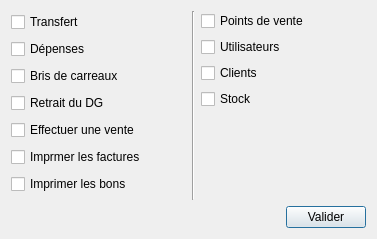
<?xml version="1.0" encoding="UTF-8"?>
<ui version="4.0">
 <class>Droits</class>
 <widget class="QDialog" name="Droits">
  <property name="geometry">
   <rect>
    <x>0</x>
    <y>0</y>
    <width>377</width>
    <height>239</height>
   </rect>
  </property>
  <property name="windowTitle">
   <string>Droits de l'utilisateur</string>
  </property>
  <layout class="QVBoxLayout" name="verticalLayout_3">
   <item>
    <layout class="QHBoxLayout" name="horizontalLayout_13">
     <item>
      <layout class="QVBoxLayout" name="verticalLayout">
       <item>
        <layout class="QHBoxLayout" name="horizontalLayout">
         <item>
          <widget class="QCheckBox" name="droit_transfert">
           <property name="text">
            <string>Transfert</string>
           </property>
          </widget>
         </item>
         <item>
          <spacer name="horizontalSpacer">
           <property name="orientation">
            <enum>Qt::Horizontal</enum>
           </property>
           <property name="sizeHint" stdset="0">
            <size>
             <width>40</width>
             <height>20</height>
            </size>
           </property>
          </spacer>
         </item>
        </layout>
       </item>
       <item>
        <layout class="QHBoxLayout" name="horizontalLayout_4">
         <item>
          <widget class="QCheckBox" name="droit_depenses">
           <property name="text">
            <string>Dépenses</string>
           </property>
          </widget>
         </item>
         <item>
          <spacer name="horizontalSpacer_2">
           <property name="orientation">
            <enum>Qt::Horizontal</enum>
           </property>
           <property name="sizeHint" stdset="0">
            <size>
             <width>40</width>
             <height>20</height>
            </size>
           </property>
          </spacer>
         </item>
        </layout>
       </item>
       <item>
        <layout class="QHBoxLayout" name="horizontalLayout_3">
         <item>
          <widget class="QCheckBox" name="droit_bris">
           <property name="text">
            <string>Bris de carreaux</string>
           </property>
          </widget>
         </item>
         <item>
          <spacer name="horizontalSpacer_3">
           <property name="orientation">
            <enum>Qt::Horizontal</enum>
           </property>
           <property name="sizeHint" stdset="0">
            <size>
             <width>40</width>
             <height>20</height>
            </size>
           </property>
          </spacer>
         </item>
        </layout>
       </item>
       <item>
        <layout class="QHBoxLayout" name="horizontalLayout_2">
         <item>
          <widget class="QCheckBox" name="droit_retrait">
           <property name="text">
            <string>Retrait du DG</string>
           </property>
          </widget>
         </item>
         <item>
          <spacer name="horizontalSpacer_4">
           <property name="orientation">
            <enum>Qt::Horizontal</enum>
           </property>
           <property name="sizeHint" stdset="0">
            <size>
             <width>40</width>
             <height>20</height>
            </size>
           </property>
          </spacer>
         </item>
        </layout>
       </item>
       <item>
        <layout class="QHBoxLayout" name="horizontalLayout_9">
         <item>
          <widget class="QCheckBox" name="droit_vente">
           <property name="text">
            <string>Effectuer une vente</string>
           </property>
          </widget>
         </item>
         <item>
          <spacer name="horizontalSpacer_10">
           <property name="orientation">
            <enum>Qt::Horizontal</enum>
           </property>
           <property name="sizeHint" stdset="0">
            <size>
             <width>40</width>
             <height>20</height>
            </size>
           </property>
          </spacer>
         </item>
        </layout>
       </item>
       <item>
        <layout class="QHBoxLayout" name="horizontalLayout_11">
         <item>
          <widget class="QCheckBox" name="droit_print_facture">
           <property name="text">
            <string>Imprmer les factures</string>
           </property>
          </widget>
         </item>
         <item>
          <spacer name="horizontalSpacer_11">
           <property name="orientation">
            <enum>Qt::Horizontal</enum>
           </property>
           <property name="sizeHint" stdset="0">
            <size>
             <width>40</width>
             <height>20</height>
            </size>
           </property>
          </spacer>
         </item>
        </layout>
       </item>
       <item>
        <layout class="QHBoxLayout" name="horizontalLayout_12">
         <item>
          <widget class="QCheckBox" name="droit_print_bon">
           <property name="text">
            <string>Imprimer les bons</string>
           </property>
          </widget>
         </item>
         <item>
          <spacer name="horizontalSpacer_12">
           <property name="orientation">
            <enum>Qt::Horizontal</enum>
           </property>
           <property name="sizeHint" stdset="0">
            <size>
             <width>40</width>
             <height>20</height>
            </size>
           </property>
          </spacer>
         </item>
        </layout>
       </item>
      </layout>
     </item>
     <item>
      <widget class="Line" name="line">
       <property name="orientation">
        <enum>Qt::Vertical</enum>
       </property>
      </widget>
     </item>
     <item>
      <layout class="QVBoxLayout" name="verticalLayout_2">
       <item>
        <layout class="QHBoxLayout" name="horizontalLayout_8">
         <item>
          <widget class="QCheckBox" name="droit_point_vente">
           <property name="text">
            <string>Points de vente</string>
           </property>
          </widget>
         </item>
         <item>
          <spacer name="horizontalSpacer_5">
           <property name="orientation">
            <enum>Qt::Horizontal</enum>
           </property>
           <property name="sizeHint" stdset="0">
            <size>
             <width>40</width>
             <height>20</height>
            </size>
           </property>
          </spacer>
         </item>
        </layout>
       </item>
       <item>
        <layout class="QHBoxLayout" name="horizontalLayout_7">
         <item>
          <widget class="QCheckBox" name="droit_utilisateurs">
           <property name="text">
            <string>Utilisateurs</string>
           </property>
          </widget>
         </item>
         <item>
          <spacer name="horizontalSpacer_6">
           <property name="orientation">
            <enum>Qt::Horizontal</enum>
           </property>
           <property name="sizeHint" stdset="0">
            <size>
             <width>40</width>
             <height>20</height>
            </size>
           </property>
          </spacer>
         </item>
        </layout>
       </item>
       <item>
        <layout class="QHBoxLayout" name="horizontalLayout_6">
         <item>
          <widget class="QCheckBox" name="droit_clients">
           <property name="text">
            <string>Clients</string>
           </property>
          </widget>
         </item>
         <item>
          <spacer name="horizontalSpacer_7">
           <property name="orientation">
            <enum>Qt::Horizontal</enum>
           </property>
           <property name="sizeHint" stdset="0">
            <size>
             <width>40</width>
             <height>20</height>
            </size>
           </property>
          </spacer>
         </item>
        </layout>
       </item>
       <item>
        <layout class="QHBoxLayout" name="horizontalLayout_5">
         <item>
          <widget class="QCheckBox" name="droit_stock">
           <property name="text">
            <string>Stock</string>
           </property>
          </widget>
         </item>
         <item>
          <spacer name="horizontalSpacer_8">
           <property name="orientation">
            <enum>Qt::Horizontal</enum>
           </property>
           <property name="sizeHint" stdset="0">
            <size>
             <width>40</width>
             <height>20</height>
            </size>
           </property>
          </spacer>
         </item>
        </layout>
       </item>
       <item>
        <spacer name="verticalSpacer">
         <property name="orientation">
          <enum>Qt::Vertical</enum>
         </property>
         <property name="sizeHint" stdset="0">
          <size>
           <width>20</width>
           <height>40</height>
          </size>
         </property>
        </spacer>
       </item>
      </layout>
     </item>
    </layout>
   </item>
   <item>
    <layout class="QHBoxLayout" name="horizontalLayout_10">
     <item>
      <spacer name="horizontalSpacer_9">
       <property name="orientation">
        <enum>Qt::Horizontal</enum>
       </property>
       <property name="sizeHint" stdset="0">
        <size>
         <width>40</width>
         <height>20</height>
        </size>
       </property>
      </spacer>
     </item>
     <item>
      <widget class="QPushButton" name="pushButton">
       <property name="text">
        <string>Valider</string>
       </property>
      </widget>
     </item>
    </layout>
   </item>
  </layout>
 </widget>
 <resources/>
 <connections/>
</ui>
